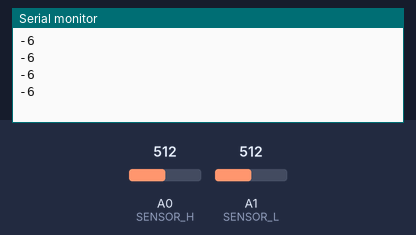
Simulated run of this sketch. Board: Arduino Uno, built with avr-gcc and run on an emulated ATmega328P. On the bench: the last lines printed to the serial monitor. Inputs (shaded band) come from the test bench; at power-on: A0 (SENSOR_H) = 512, A1 (SENSOR_L) = 512.

Above: at 2.8 s.
2.9 s: A0 (SENSOR_H) set to 716
At 5.2 s:
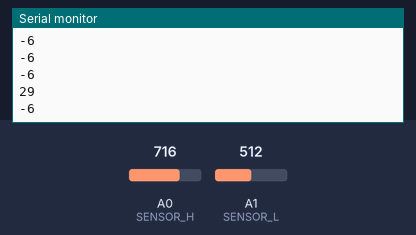
5.6 s: A1 (SENSOR_L) set to 306
At 7.0 s:
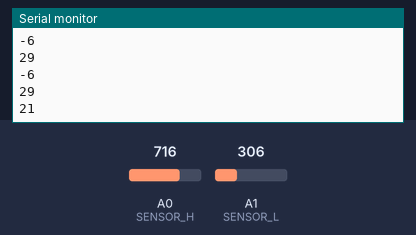
8.3 s: A0 (SENSOR_H) set to 900
At 10.8 s:
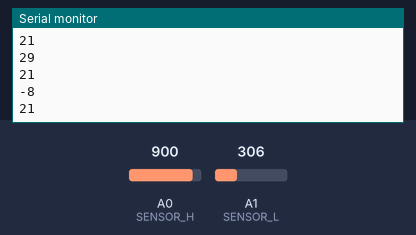
11.0 s: A1 (SENSOR_L) set to 122
At 12.8 s:
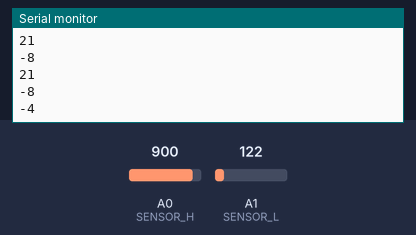
Timing chart, 0 to 14.3 s (numbered marks = the images above; inputs shaded):
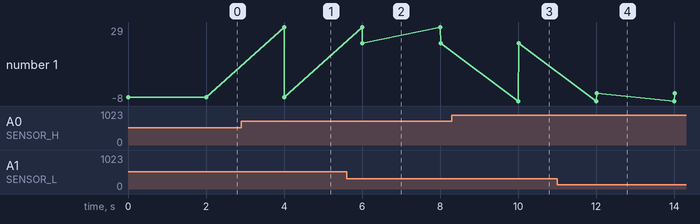

The sketch:

Proyecto.ino
```cpp
#define SENSOR_H A0
#define SENSOR_L A1


void setup() {
  Serial.begin(9600);

}

void loop() {
 int sensor_humedad_analog = analogRead(SENSOR_H);
 // 0 sumergido en agua, a 1023 en el aire

 int sensor_luz_analog = analogRead(SENSOR_L);
 // 0 existe luz, a 1023 oscuridad total

 int sensor_humedad = (5 * sensor_humedad_analog * 100)/1024;
 int sensor_luz = (5 * sensor_luz_analog * 100)/1024;

 Serial.println(sensor_humedad);
 Serial.println();
 Serial.println(sensor_luz);

 delay(2000);
}
```

Measured:
- after the input at 2.9 s, the serial monitor: prints a new line after 1.1 s (image 1)
- after the input at 5.6 s, the serial monitor: prints a new line after 0.41 s (image 2)
- after the input at 8.3 s, the serial monitor: prints a new line after 1.7 s (image 3)
- after the input at 11.0 s, the serial monitor: prints a new line after 1.0 s (image 4)
- plotted number 1: -6 → 21 after the input at 5.6 s, 21 → -4 after the input at 11.0 s
